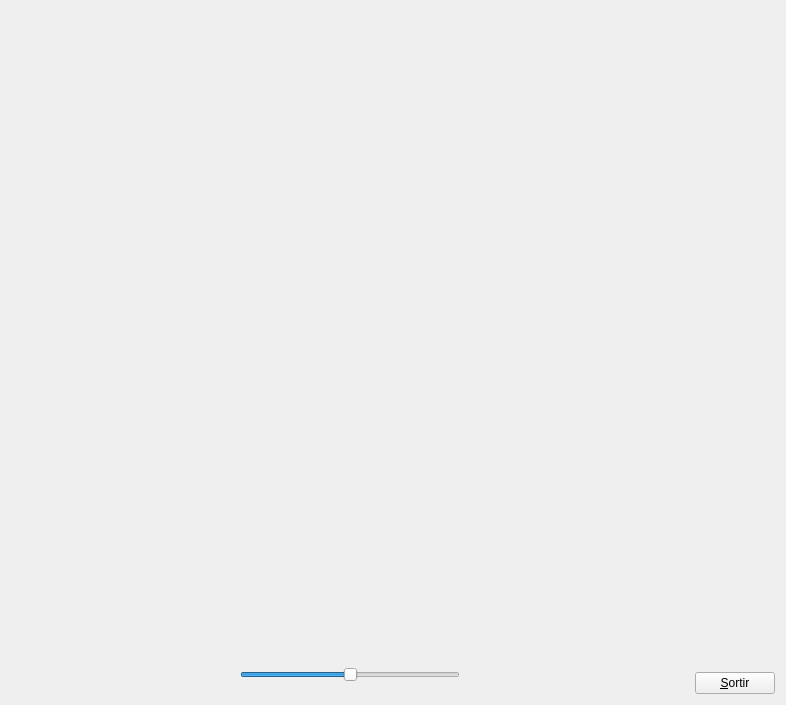
<?xml version="1.0" encoding="UTF-8"?>
<ui version="4.0">
 <class>MyForm</class>
 <widget class="QWidget" name="MyForm">
  <property name="geometry">
   <rect>
    <x>0</x>
    <y>0</y>
    <width>786</width>
    <height>705</height>
   </rect>
  </property>
  <property name="windowTitle">
   <string>IDI-Lab</string>
  </property>
  <layout class="QHBoxLayout" name="horizontalLayout">
   <item>
    <widget class="NouGLWidget" name="widget" native="true">
     <property name="sizePolicy">
      <sizepolicy hsizetype="Expanding" vsizetype="Expanding">
       <horstretch>0</horstretch>
       <verstretch>0</verstretch>
      </sizepolicy>
     </property>
     <layout class="QVBoxLayout" name="verticalLayout_2">
      <item>
       <spacer name="verticalSpacer_2">
        <property name="orientation">
         <enum>Qt::Vertical</enum>
        </property>
        <property name="sizeHint" stdset="0">
         <size>
          <width>20</width>
          <height>659</height>
         </size>
        </property>
       </spacer>
      </item>
      <item>
       <layout class="QHBoxLayout" name="horizontalLayout_2">
        <item>
         <spacer name="horizontalSpacer">
          <property name="orientation">
           <enum>Qt::Horizontal</enum>
          </property>
          <property name="sizeHint" stdset="0">
           <size>
            <width>40</width>
            <height>20</height>
           </size>
          </property>
         </spacer>
        </item>
        <item>
         <widget class="QSlider" name="horizontalSlider">
          <property name="minimum">
           <number>0</number>
          </property>
          <property name="maximum">
           <number>60</number>
          </property>
          <property name="singleStep">
           <number>1</number>
          </property>
          <property name="pageStep">
           <number>1</number>
          </property>
          <property name="value">
           <number>30</number>
          </property>
          <property name="orientation">
           <enum>Qt::Horizontal</enum>
          </property>
         </widget>
        </item>
        <item>
         <spacer name="horizontalSpacer_2">
          <property name="orientation">
           <enum>Qt::Horizontal</enum>
          </property>
          <property name="sizeHint" stdset="0">
           <size>
            <width>40</width>
            <height>20</height>
           </size>
          </property>
         </spacer>
        </item>
       </layout>
      </item>
     </layout>
    </widget>
   </item>
   <item>
    <layout class="QVBoxLayout" name="verticalLayout">
     <item>
      <spacer name="verticalSpacer">
       <property name="orientation">
        <enum>Qt::Vertical</enum>
       </property>
       <property name="sizeHint" stdset="0">
        <size>
         <width>20</width>
         <height>40</height>
        </size>
       </property>
      </spacer>
     </item>
     <item>
      <widget class="QPushButton" name="pushButton">
       <property name="sizePolicy">
        <sizepolicy hsizetype="Fixed" vsizetype="Fixed">
         <horstretch>0</horstretch>
         <verstretch>0</verstretch>
        </sizepolicy>
       </property>
       <property name="text">
        <string>&amp;Sortir</string>
       </property>
      </widget>
     </item>
    </layout>
   </item>
  </layout>
 </widget>
 <customwidgets>
  <customwidget>
   <class>NouGLWidget</class>
   <extends>QWidget</extends>
   <header>NouGLWidget.h</header>
   <container>1</container>
   <slots>
    <signal>value_focus(int)</signal>
    <slot>actualitza_focus(int)</slot>
   </slots>
  </customwidget>
 </customwidgets>
 <resources/>
 <connections>
  <connection>
   <sender>pushButton</sender>
   <signal>clicked()</signal>
   <receiver>MyForm</receiver>
   <slot>close()</slot>
   <hints>
    <hint type="sourcelabel">
     <x>716</x>
     <y>670</y>
    </hint>
    <hint type="destinationlabel">
     <x>701</x>
     <y>453</y>
    </hint>
   </hints>
  </connection>
  <connection>
   <sender>horizontalSlider</sender>
   <signal>sliderMoved(int)</signal>
   <receiver>widget</receiver>
   <slot>actualitza_focus(int)</slot>
   <hints>
    <hint type="sourcelabel">
     <x>256</x>
     <y>668</y>
    </hint>
    <hint type="destinationlabel">
     <x>194</x>
     <y>444</y>
    </hint>
   </hints>
  </connection>
  <connection>
   <sender>widget</sender>
   <signal>value_focus(int)</signal>
   <receiver>horizontalSlider</receiver>
   <slot>setValue(int)</slot>
   <hints>
    <hint type="sourcelabel">
     <x>425</x>
     <y>444</y>
    </hint>
    <hint type="destinationlabel">
     <x>407</x>
     <y>668</y>
    </hint>
   </hints>
  </connection>
 </connections>
</ui>
